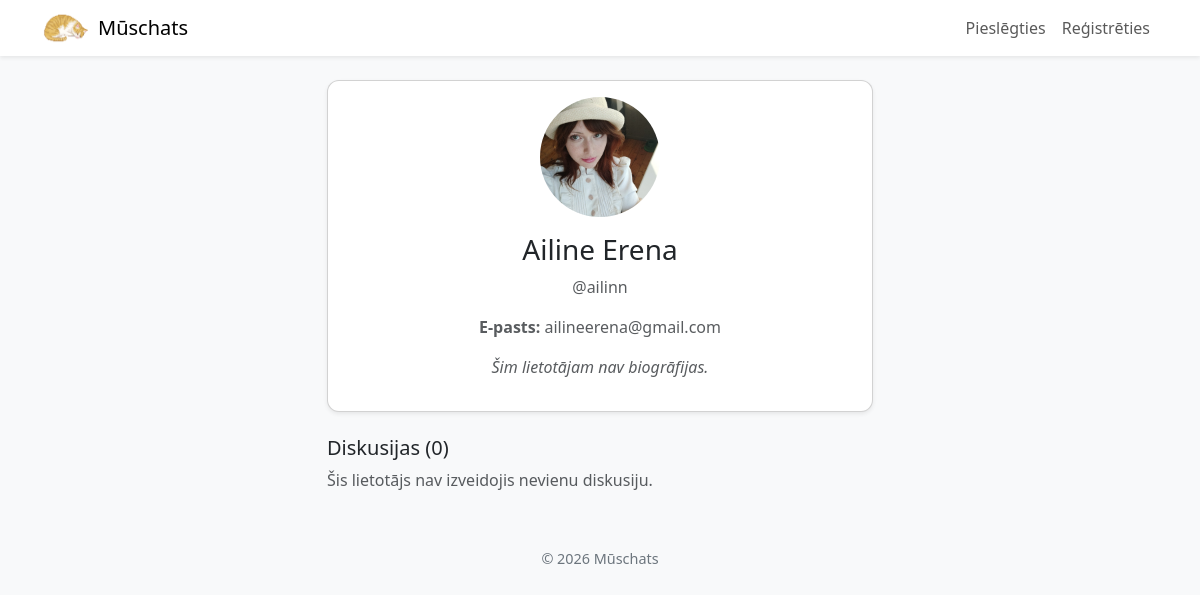
The page /profils/ailinn on the database as committed earlier.
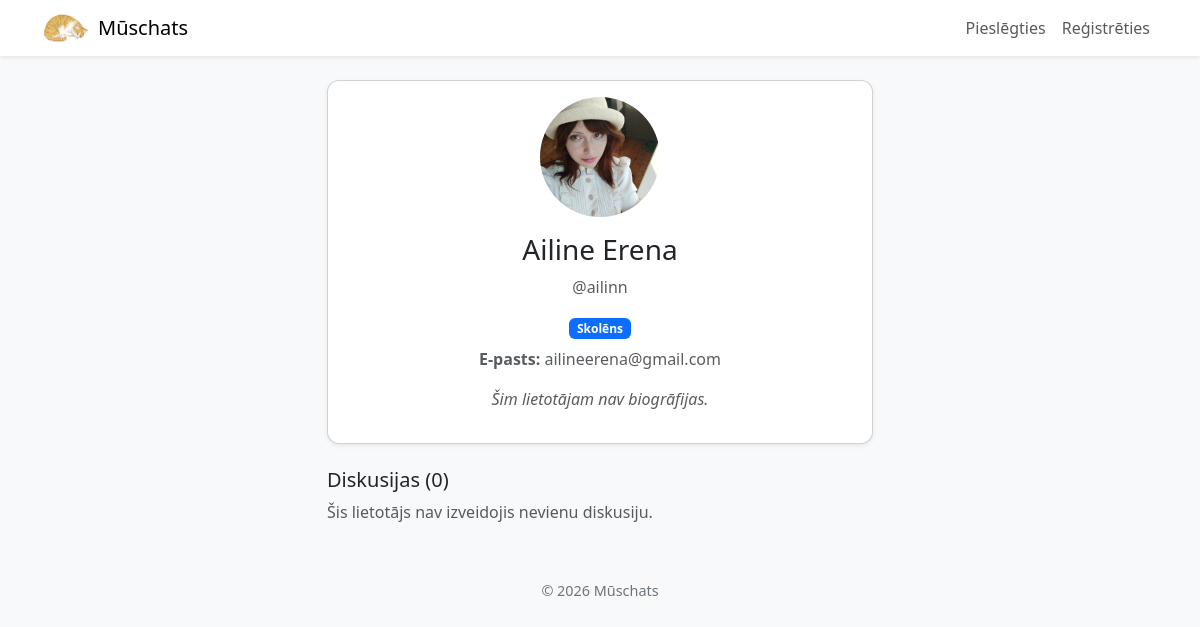
The same page on the database as committed later.
### app.py (the view)
@app.route('/profils/<lietotaja_vards>')
def profils(lietotaja_vards):
    lietotajs = Lietotaji.query.filter_by(lietotajvards=lietotaja_vards).first_or_404()
    return render_template('profils.html', lietotajs=lietotajs)

### app.py (called while the page is built)
@app.context_processor
def inject_common():
    return {
        'ir_piesledzis': 'lietotajvards' in session,
        'current_year': datetime.utcnow().year
    }

### templates/profils.html (shortened to what this page needs)
{% extends "layout.html" %}
{% block content %}
<div class="row justify-content-center">
    <div class="col-12 col-lg-6">
        <div class="card shadow-sm">
            <div class="card-body text-center">
                {% if lietotajs.konta_bilde %}
                    <img src="{{ url_for('static', filename='uploads/' + lietotajs.konta_bilde) }}" alt="Profile" class="rounded-circle mb-3" style="width: 120px; height: 120px; object-fit: cover;">
                {% else %}
                    <div class="rounded-circle bg-secondary mx-auto mb-3 d-flex align-items-center justify-content-center" style="width: 120px; height: 120px; color: white; font-weight: bold; font-size: 48px;">{{ lietotajs.vards[0] }}</div>
                {% endif %}
                                <h3>{{ lietotajs.vards }} {{ lietotajs.uzvards }}</h3>
                                <p class="text-muted">@{{ lietotajs.lietotajvards }}</p>
                                {% if lietotajs.loma == 'Administrators' %}
                                    <span class="badge bg-success mb-2">Administrators</span>
                                {% elif lietotajs.loma == 'Skolotajs' %}
                                    <span class="badge bg-warning text-dark mb-2">Skolotājs</span>
                                {% elif lietotajs.loma == 'Skolens' %}
                                    <span class="badge bg-primary mb-2">Skolēns</span>
                                {% elif lietotajs.loma == 'Vecaks' %}
                                    <span class="badge bg-info text-dark mb-2">Vecāks</span
                                {% endif %}
                                <p class="text-muted"><strong>E-pasts:</strong> {{ lietotajs.epasts }}</p>
                {% if lietotajs.bio %}
                    <p class="mt-3">{{ lietotajs.bio }}</p>
                {% else %}
                    <p class="text-muted mt-3"><em>Šim lietotājam nav biogrāfijas.</em></p>
                {% endif %}
            </div>
        </div>
        <div class="mt-4">
            <h5>Diskusijas ({{ lietotajs.diskusijas|length }})</h5>
            {% if lietotajs.diskusijas %}
                <div class="list-group">
                    {% for d in lietotajs.diskusijas %}
                        <a href="{{ url_for('diskusija', diskusijas_id=d.id) }}" class="list-group-item list-group-item-action">
                            <h6 class="mb-1">{{ d.virsraksts }}</h6>
                            <small class="text-muted">{{ d.datums.strftime('%Y-%m-%d %H:%M') }}</small>
                        </a>
                    {% endfor %}
                </div>
            {% else %}
                <p class="text-muted">Šis lietotājs nav izveidojis nevienu diskusiju.</p>
            {% endif %}
        </div>
    </div>
</div>
{% endblock %}

Rows that differ between the two databases and show on the page:
changed Lietotaji "Ailine": loma "skolens" → "Skolens" (drawn)
Other text that changed with them:
text now shown: "Skolēns"
